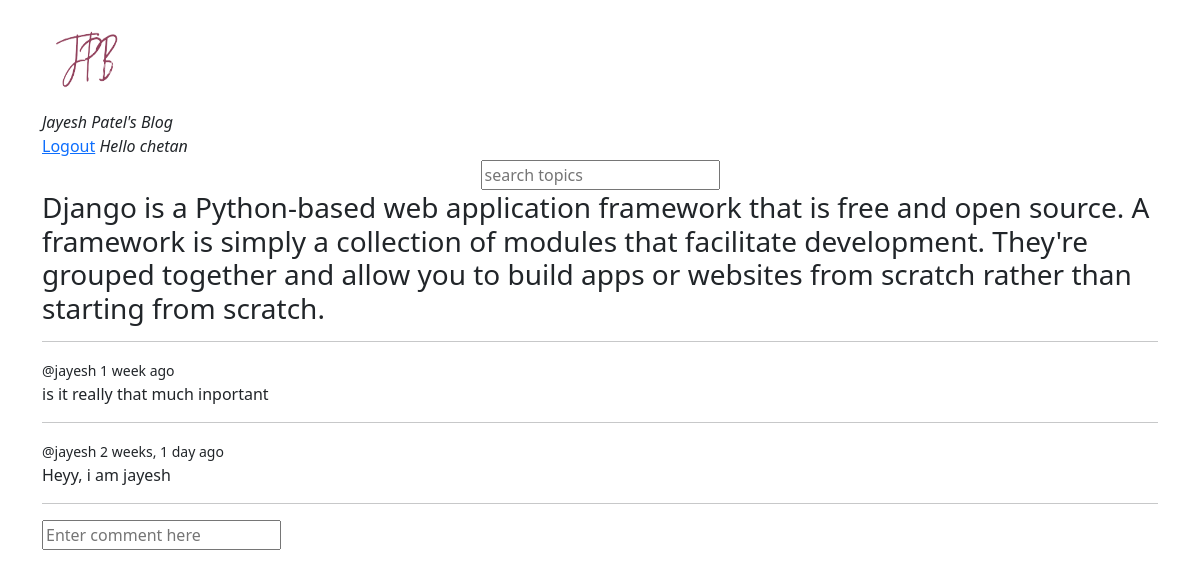
Page /room_page/1/ (signed in) on the committed database.
### base/models.py (models this page shows, shortened)
class Room(models.Model):
    host = models.ForeignKey(User, on_delete=models.SET_NULL, null=True)
    topic = models.ForeignKey(Topic, on_delete=models.SET_NULL, null=True)
    name = models.CharField(max_length=200)
    description = models.TextField(null=True, blank=True)
    update = models.DateTimeField(auto_now=True)
    created = models.DateTimeField(auto_now_add=True)
    class Meta:
        ordering = ['-update', '-created']

class Message(models.Model):
    user = models.ForeignKey(User, on_delete=models.CASCADE)
    room = models.ForeignKey(Room, on_delete=models.CASCADE)
    text = models.TextField()
    update = models.DateTimeField(auto_now=True)
    created = models.DateTimeField(auto_now_add=True)

### base/views.py (the view, shortened to what this page needs)
# urls.py: path('room_page/<str:pk>/',roomapp, name='room'),
def roomapp(request,pk):
    room = Room.objects.get(id=pk)
    message_room = room.message_set.all().order_by('-created')
    context = {'room':room,"message_room":message_room}
    return render(request,'base/room.html',context)

### base/templates/base/room.html (shortened to what this page needs)
{% extends 'main.html' %}
{% block content %}
<div>
<h3>{{room.description}}</h3>
<hr>
    <div>
        {% for message in message_room %}
            <div>
                <small>@{{message.user}} {{message.created|timesince}} ago</small>
                <p>{{message.text}}</p>
            </div>
            <hr>
        {% endfor %}
    </div>
</div>
{% if request.user.is_authenticated %}
<div class="comment-form">
    <form method="POST" action="">
        <input type="text" name="comment" placeholder="Enter comment here"/>
    </form>
</div>
{% endif %}
{% endblock %}

### templates/navbar.html (shortened to what this page needs)
{% load static %}
{% load bootstrap5 %}
<div class = "">
<a href='/'>
    <img src="{% static 'logo1-removebg-preview.png'%}" width="100" height="100">
</a><br><i>Jayesh Patel's Blog</i>
</div>
<div class="h-100 align-items-right justify-content-right">
    {% if request.user.is_authenticated %}
    <a href="{% url 'logout' %}">Logout</a>
    <i>Hello {{request.user}}</i>
    {% else %}
    <a href="{% url 'login' %}">Login</a>
    {% endif %}
    </div>
<div class="h-100 d-flex align-items-center justify-content-center">
<form method='GET' action="">
    <input type='text' name='q' placeholder='search topics'/>
</form>
</div>

### templates/main.html (style rules this page uses)
body { border-block: 10px solid white; }

### rows in the picture
Room: description "Django is a Python-based web application framework that is free and open source. A framework is simply a collection of modules that facilitate development. They're grouped together and allow you to build apps or websites from scratch rather than starting from scratch."
Message: user "jayesh", created "1 week", text "is it really that much inportant"
Message: user "jayesh", created "2 weeks, 1 day", text "Heyy, i am jayesh"

### other values in the picture
{{ request.user }} "chetan"
